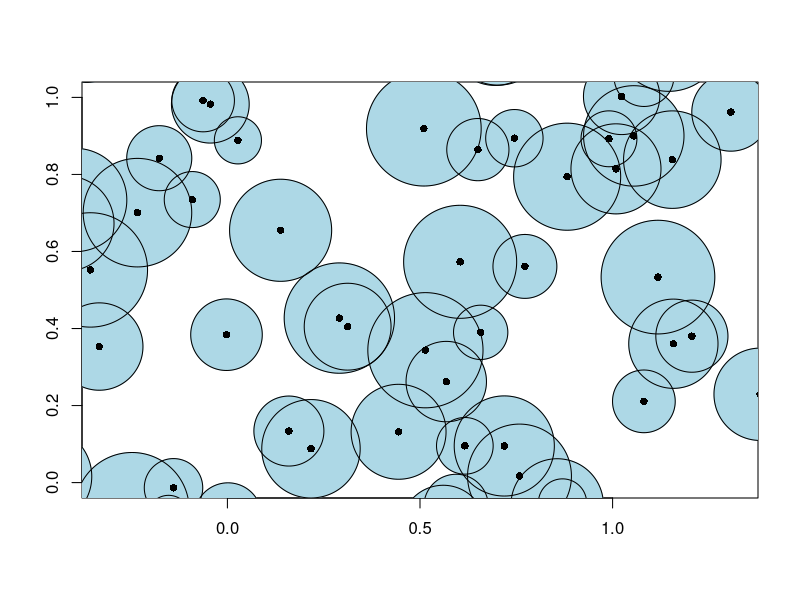

Source code (R):
# Simulation Boolesches Modell 

# Pakte zum Zeichnen von Kreisen
library("plotrix")

# Euklidische Norm
ENorm = function(x){sqrt(sum(x^2))}

# Koerner: Kreise mit zufaelligen Radien

# Intensitaet Poisson-Prozess
int = 20

# Simmuliere Punkte in [-1,2]^2. Beobachtungsfenster: [0,1]^2

# Anzahl der Punkte
n = rpois(1, 9*int)

# Positionen der Punkte
P = matrix(0, ncol=n, nrow=2)
P[1,] = runif(n, -1, 2)
P[2,] = runif(n, -1, 2)

# Simmuliere Radien
# (Hier koennen unterschiedliche Verteilungen gewaehlt werden)
r = runif(n, 0.05, 0.15)
# r = abs(rnorm(n, 0, 0.1))

# Plotten der Keime und Koerner
plot(10,10,xlim=c(0,1),ylim=c(0,1),asp=1,xlab="",ylab="")

# Plotte das Innere der Kreise
for(i in 1:n){
  draw.circle(x=P[1,i], y=P[2,i], radius=r[i], nv=200, col="lightblue", border="lightblue")
}

# Plotte den Rand der Kreise
for(i in 1:n){
draw.circle(x=P[1,i], y=P[2,i], radius=r[i], nv=200)
}

# Plotte Punkte
points(x=P[1,], y=P[2,], pch=16)




